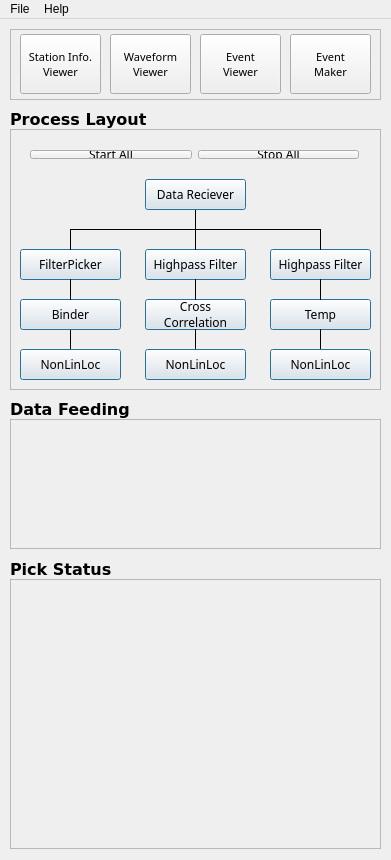
<?xml version="1.0" encoding="UTF-8"?>
<ui version="4.0">
 <class>MainWindow</class>
 <widget class="QMainWindow" name="MainWindow">
  <property name="geometry">
   <rect>
    <x>0</x>
    <y>0</y>
    <width>391</width>
    <height>860</height>
   </rect>
  </property>
  <property name="minimumSize">
   <size>
    <width>0</width>
    <height>603</height>
   </size>
  </property>
  <property name="maximumSize">
   <size>
    <width>1000</width>
    <height>1024</height>
   </size>
  </property>
  <property name="windowTitle">
   <string>KGminer Control Panel</string>
  </property>
  <widget class="QWidget" name="centralWidget">
   <widget class="QFrame" name="processFrame">
    <property name="geometry">
     <rect>
      <x>10</x>
      <y>110</y>
      <width>371</width>
      <height>261</height>
     </rect>
    </property>
    <property name="frameShape">
     <enum>QFrame::StyledPanel</enum>
    </property>
    <property name="frameShadow">
     <enum>QFrame::Raised</enum>
    </property>
    <widget class="QPushButton" name="filterpickerB">
     <property name="geometry">
      <rect>
       <x>10</x>
       <y>120</y>
       <width>101</width>
       <height>31</height>
      </rect>
     </property>
     <property name="font">
      <font>
       <family>Sans Serif</family>
       <italic>false</italic>
      </font>
     </property>
     <property name="styleSheet">
      <string notr="true"/>
     </property>
     <property name="text">
      <string>FilterPicker</string>
     </property>
     <property name="default">
      <bool>true</bool>
     </property>
     <property name="flat">
      <bool>false</bool>
     </property>
    </widget>
    <widget class="QPushButton" name="xcorrB">
     <property name="geometry">
      <rect>
       <x>135</x>
       <y>170</y>
       <width>101</width>
       <height>31</height>
      </rect>
     </property>
     <property name="font">
      <font>
       <family>Sans Serif</family>
       <italic>false</italic>
      </font>
     </property>
     <property name="styleSheet">
      <string notr="true"/>
     </property>
     <property name="text">
      <string>Cross
Correlation</string>
     </property>
     <property name="default">
      <bool>true</bool>
     </property>
     <property name="flat">
      <bool>false</bool>
     </property>
    </widget>
    <widget class="QPushButton" name="tempB">
     <property name="geometry">
      <rect>
       <x>260</x>
       <y>170</y>
       <width>101</width>
       <height>31</height>
      </rect>
     </property>
     <property name="font">
      <font>
       <family>Sans Serif</family>
       <italic>false</italic>
      </font>
     </property>
     <property name="styleSheet">
      <string notr="true"/>
     </property>
     <property name="text">
      <string>Temp</string>
     </property>
     <property name="default">
      <bool>true</bool>
     </property>
     <property name="flat">
      <bool>false</bool>
     </property>
    </widget>
    <widget class="QPushButton" name="highpass1B">
     <property name="geometry">
      <rect>
       <x>135</x>
       <y>120</y>
       <width>101</width>
       <height>31</height>
      </rect>
     </property>
     <property name="font">
      <font>
       <family>Sans Serif</family>
       <italic>false</italic>
      </font>
     </property>
     <property name="styleSheet">
      <string notr="true"/>
     </property>
     <property name="text">
      <string>Highpass Filter</string>
     </property>
     <property name="default">
      <bool>true</bool>
     </property>
     <property name="flat">
      <bool>false</bool>
     </property>
    </widget>
    <widget class="QPushButton" name="highpass2B">
     <property name="geometry">
      <rect>
       <x>260</x>
       <y>120</y>
       <width>101</width>
       <height>31</height>
      </rect>
     </property>
     <property name="font">
      <font>
       <family>Sans Serif</family>
       <italic>false</italic>
      </font>
     </property>
     <property name="styleSheet">
      <string notr="true"/>
     </property>
     <property name="text">
      <string>Highpass Filter</string>
     </property>
     <property name="default">
      <bool>true</bool>
     </property>
     <property name="flat">
      <bool>false</bool>
     </property>
    </widget>
    <widget class="Line" name="line">
     <property name="geometry">
      <rect>
       <x>175</x>
       <y>80</y>
       <width>20</width>
       <height>41</height>
      </rect>
     </property>
     <property name="frameShadow">
      <enum>QFrame::Plain</enum>
     </property>
     <property name="orientation">
      <enum>Qt::Vertical</enum>
     </property>
    </widget>
    <widget class="Line" name="line_2">
     <property name="geometry">
      <rect>
       <x>175</x>
       <y>150</y>
       <width>20</width>
       <height>21</height>
      </rect>
     </property>
     <property name="frameShadow">
      <enum>QFrame::Plain</enum>
     </property>
     <property name="orientation">
      <enum>Qt::Vertical</enum>
     </property>
    </widget>
    <widget class="Line" name="line_3">
     <property name="geometry">
      <rect>
       <x>175</x>
       <y>200</y>
       <width>20</width>
       <height>21</height>
      </rect>
     </property>
     <property name="frameShadow">
      <enum>QFrame::Plain</enum>
     </property>
     <property name="orientation">
      <enum>Qt::Vertical</enum>
     </property>
    </widget>
    <widget class="Line" name="line_4">
     <property name="geometry">
      <rect>
       <x>300</x>
       <y>200</y>
       <width>20</width>
       <height>21</height>
      </rect>
     </property>
     <property name="frameShadow">
      <enum>QFrame::Plain</enum>
     </property>
     <property name="orientation">
      <enum>Qt::Vertical</enum>
     </property>
    </widget>
    <widget class="Line" name="line_5">
     <property name="geometry">
      <rect>
       <x>50</x>
       <y>200</y>
       <width>20</width>
       <height>20</height>
      </rect>
     </property>
     <property name="frameShadow">
      <enum>QFrame::Plain</enum>
     </property>
     <property name="orientation">
      <enum>Qt::Vertical</enum>
     </property>
    </widget>
    <widget class="Line" name="line_6">
     <property name="geometry">
      <rect>
       <x>300</x>
       <y>150</y>
       <width>20</width>
       <height>21</height>
      </rect>
     </property>
     <property name="frameShadow">
      <enum>QFrame::Plain</enum>
     </property>
     <property name="orientation">
      <enum>Qt::Vertical</enum>
     </property>
    </widget>
    <widget class="Line" name="line_7">
     <property name="geometry">
      <rect>
       <x>60</x>
       <y>90</y>
       <width>251</width>
       <height>20</height>
      </rect>
     </property>
     <property name="frameShadow">
      <enum>QFrame::Plain</enum>
     </property>
     <property name="orientation">
      <enum>Qt::Horizontal</enum>
     </property>
    </widget>
    <widget class="Line" name="line_8">
     <property name="geometry">
      <rect>
       <x>300</x>
       <y>100</y>
       <width>20</width>
       <height>21</height>
      </rect>
     </property>
     <property name="frameShadow">
      <enum>QFrame::Plain</enum>
     </property>
     <property name="orientation">
      <enum>Qt::Vertical</enum>
     </property>
    </widget>
    <widget class="Line" name="line_9">
     <property name="geometry">
      <rect>
       <x>50</x>
       <y>100</y>
       <width>20</width>
       <height>21</height>
      </rect>
     </property>
     <property name="frameShadow">
      <enum>QFrame::Plain</enum>
     </property>
     <property name="orientation">
      <enum>Qt::Vertical</enum>
     </property>
    </widget>
    <widget class="QPushButton" name="binderB">
     <property name="geometry">
      <rect>
       <x>10</x>
       <y>170</y>
       <width>101</width>
       <height>31</height>
      </rect>
     </property>
     <property name="font">
      <font>
       <family>Sans Serif</family>
       <italic>false</italic>
      </font>
     </property>
     <property name="styleSheet">
      <string notr="true"/>
     </property>
     <property name="text">
      <string>Binder</string>
     </property>
     <property name="default">
      <bool>true</bool>
     </property>
     <property name="flat">
      <bool>false</bool>
     </property>
    </widget>
    <widget class="Line" name="line_10">
     <property name="geometry">
      <rect>
       <x>50</x>
       <y>150</y>
       <width>20</width>
       <height>21</height>
      </rect>
     </property>
     <property name="frameShadow">
      <enum>QFrame::Plain</enum>
     </property>
     <property name="orientation">
      <enum>Qt::Vertical</enum>
     </property>
    </widget>
    <widget class="QPushButton" name="loc1B">
     <property name="geometry">
      <rect>
       <x>10</x>
       <y>220</y>
       <width>101</width>
       <height>31</height>
      </rect>
     </property>
     <property name="font">
      <font>
       <family>Sans Serif</family>
       <italic>false</italic>
      </font>
     </property>
     <property name="styleSheet">
      <string notr="true"/>
     </property>
     <property name="text">
      <string>NonLinLoc</string>
     </property>
     <property name="default">
      <bool>true</bool>
     </property>
     <property name="flat">
      <bool>false</bool>
     </property>
    </widget>
    <widget class="QPushButton" name="datarecieverB">
     <property name="geometry">
      <rect>
       <x>135</x>
       <y>50</y>
       <width>101</width>
       <height>31</height>
      </rect>
     </property>
     <property name="font">
      <font>
       <family>Sans Serif</family>
       <italic>false</italic>
      </font>
     </property>
     <property name="styleSheet">
      <string notr="true"/>
     </property>
     <property name="text">
      <string>Data Reciever</string>
     </property>
     <property name="default">
      <bool>true</bool>
     </property>
     <property name="flat">
      <bool>false</bool>
     </property>
    </widget>
    <widget class="QWidget" name="horizontalLayoutWidget">
     <property name="geometry">
      <rect>
       <x>9</x>
       <y>10</y>
       <width>351</width>
       <height>31</height>
      </rect>
     </property>
     <layout class="QHBoxLayout" name="horizontalLayout">
      <item>
       <widget class="QPushButton" name="startEWButton">
        <property name="font">
         <font>
          <family>Sans Serif</family>
          <pointsize>9</pointsize>
         </font>
        </property>
        <property name="text">
         <string>Start All</string>
        </property>
        <property name="flat">
         <bool>false</bool>
        </property>
       </widget>
      </item>
      <item>
       <widget class="QPushButton" name="stopEWButton">
        <property name="font">
         <font>
          <family>Sans Serif</family>
          <pointsize>9</pointsize>
         </font>
        </property>
        <property name="text">
         <string>Stop All</string>
        </property>
       </widget>
      </item>
     </layout>
    </widget>
    <widget class="QPushButton" name="loc2B">
     <property name="geometry">
      <rect>
       <x>135</x>
       <y>220</y>
       <width>101</width>
       <height>31</height>
      </rect>
     </property>
     <property name="font">
      <font>
       <family>Sans Serif</family>
       <italic>false</italic>
      </font>
     </property>
     <property name="styleSheet">
      <string notr="true"/>
     </property>
     <property name="text">
      <string>NonLinLoc</string>
     </property>
     <property name="default">
      <bool>true</bool>
     </property>
     <property name="flat">
      <bool>false</bool>
     </property>
    </widget>
    <widget class="QPushButton" name="loc3B">
     <property name="geometry">
      <rect>
       <x>260</x>
       <y>220</y>
       <width>101</width>
       <height>31</height>
      </rect>
     </property>
     <property name="font">
      <font>
       <family>Sans Serif</family>
       <italic>false</italic>
      </font>
     </property>
     <property name="styleSheet">
      <string notr="true"/>
     </property>
     <property name="text">
      <string>NonLinLoc</string>
     </property>
     <property name="default">
      <bool>true</bool>
     </property>
     <property name="flat">
      <bool>false</bool>
     </property>
    </widget>
   </widget>
   <widget class="QFrame" name="statusFrame">
    <property name="geometry">
     <rect>
      <x>10</x>
      <y>400</y>
      <width>371</width>
      <height>130</height>
     </rect>
    </property>
    <property name="frameShape">
     <enum>QFrame::StyledPanel</enum>
    </property>
    <property name="frameShadow">
     <enum>QFrame::Raised</enum>
    </property>
   </widget>
   <widget class="QFrame" name="functionFrame">
    <property name="geometry">
     <rect>
      <x>10</x>
      <y>10</y>
      <width>371</width>
      <height>71</height>
     </rect>
    </property>
    <property name="frameShape">
     <enum>QFrame::StyledPanel</enum>
    </property>
    <property name="frameShadow">
     <enum>QFrame::Raised</enum>
    </property>
    <widget class="QPushButton" name="swarmButton">
     <property name="geometry">
      <rect>
       <x>100</x>
       <y>5</y>
       <width>81</width>
       <height>60</height>
      </rect>
     </property>
     <property name="font">
      <font>
       <family>Abyssinica SIL</family>
       <pointsize>8</pointsize>
       <italic>false</italic>
      </font>
     </property>
     <property name="styleSheet">
      <string notr="true"/>
     </property>
     <property name="text">
      <string>Waveform
Viewer</string>
     </property>
    </widget>
    <widget class="QPushButton" name="eventViewerButton">
     <property name="geometry">
      <rect>
       <x>190</x>
       <y>5</y>
       <width>81</width>
       <height>60</height>
      </rect>
     </property>
     <property name="font">
      <font>
       <family>Abyssinica SIL</family>
       <pointsize>8</pointsize>
       <italic>false</italic>
      </font>
     </property>
     <property name="styleSheet">
      <string notr="true"/>
     </property>
     <property name="text">
      <string>Event
Viewer</string>
     </property>
    </widget>
    <widget class="QPushButton" name="dataExtractorButton">
     <property name="geometry">
      <rect>
       <x>280</x>
       <y>5</y>
       <width>81</width>
       <height>60</height>
      </rect>
     </property>
     <property name="font">
      <font>
       <family>Abyssinica SIL</family>
       <pointsize>8</pointsize>
       <italic>false</italic>
      </font>
     </property>
     <property name="styleSheet">
      <string notr="true"/>
     </property>
     <property name="text">
      <string>Event
Maker</string>
     </property>
    </widget>
    <widget class="QPushButton" name="stainfoButton">
     <property name="geometry">
      <rect>
       <x>10</x>
       <y>5</y>
       <width>81</width>
       <height>60</height>
      </rect>
     </property>
     <property name="font">
      <font>
       <family>Abyssinica SIL</family>
       <pointsize>8</pointsize>
       <italic>false</italic>
      </font>
     </property>
     <property name="styleSheet">
      <string notr="true"/>
     </property>
     <property name="text">
      <string>Station Info.
Viewer</string>
     </property>
    </widget>
   </widget>
   <widget class="QLabel" name="incomingLabel">
    <property name="geometry">
     <rect>
      <x>10</x>
      <y>380</y>
      <width>181</width>
      <height>21</height>
     </rect>
    </property>
    <property name="font">
     <font>
      <family>DejaVu Sans</family>
      <pointsize>12</pointsize>
      <weight>75</weight>
      <bold>true</bold>
     </font>
    </property>
    <property name="text">
     <string>Data Feeding</string>
    </property>
   </widget>
   <widget class="QLabel" name="processLabel">
    <property name="geometry">
     <rect>
      <x>10</x>
      <y>90</y>
      <width>211</width>
      <height>21</height>
     </rect>
    </property>
    <property name="font">
     <font>
      <family>DejaVu Sans</family>
      <pointsize>12</pointsize>
      <weight>75</weight>
      <bold>true</bold>
     </font>
    </property>
    <property name="text">
     <string>Process Layout</string>
    </property>
   </widget>
   <widget class="QLabel" name="pickLabel">
    <property name="geometry">
     <rect>
      <x>10</x>
      <y>540</y>
      <width>211</width>
      <height>21</height>
     </rect>
    </property>
    <property name="font">
     <font>
      <family>DejaVu Sans</family>
      <pointsize>12</pointsize>
      <weight>75</weight>
      <bold>true</bold>
     </font>
    </property>
    <property name="text">
     <string>Pick Status</string>
    </property>
   </widget>
   <widget class="QFrame" name="pickframe">
    <property name="geometry">
     <rect>
      <x>10</x>
      <y>560</y>
      <width>371</width>
      <height>270</height>
     </rect>
    </property>
    <property name="frameShape">
     <enum>QFrame::StyledPanel</enum>
    </property>
    <property name="frameShadow">
     <enum>QFrame::Raised</enum>
    </property>
   </widget>
  </widget>
  <widget class="QMenuBar" name="menuBar">
   <property name="geometry">
    <rect>
     <x>0</x>
     <y>0</y>
     <width>391</width>
     <height>25</height>
    </rect>
   </property>
   <widget class="QMenu" name="menuFile">
    <property name="title">
     <string>File</string>
    </property>
    <widget class="QMenu" name="actionLanguage">
     <property name="title">
      <string>Language</string>
     </property>
     <addaction name="actionEnglish"/>
     <addaction name="actionKorean"/>
    </widget>
    <widget class="QMenu" name="actionStation">
     <property name="title">
      <string>Config stations Info.</string>
     </property>
     <addaction name="actionConfigStaInfo"/>
     <addaction name="actionLoadStaFile"/>
    </widget>
    <addaction name="separator"/>
    <addaction name="actionStation"/>
    <addaction name="separator"/>
    <addaction name="actionImportData"/>
    <addaction name="actionDataMonitor"/>
    <addaction name="separator"/>
    <addaction name="actionLanguage"/>
    <addaction name="separator"/>
    <addaction name="actionExit"/>
   </widget>
   <widget class="QMenu" name="menuHelp">
    <property name="title">
     <string>Help</string>
    </property>
    <addaction name="actionAbout_KGminer"/>
   </widget>
   <addaction name="menuFile"/>
   <addaction name="menuHelp"/>
  </widget>
  <action name="actionExit">
   <property name="text">
    <string>Exit</string>
   </property>
  </action>
  <action name="actionEnglish">
   <property name="text">
    <string>English</string>
   </property>
  </action>
  <action name="actionKorean">
   <property name="text">
    <string>Korean</string>
   </property>
  </action>
  <action name="menuNewStaInfo">
   <property name="text">
    <string>Config new stations Info.</string>
   </property>
  </action>
  <action name="menuLoadStaFile">
   <property name="text">
    <string>Load a station file</string>
   </property>
  </action>
  <action name="menuImportTank">
   <property name="text">
    <string>Import a tank file</string>
   </property>
  </action>
  <action name="actionConfigStaInfo">
   <property name="text">
    <string>Config new stations Info.</string>
   </property>
  </action>
  <action name="actionLoadStaFile">
   <property name="text">
    <string>Load a station file</string>
   </property>
  </action>
  <action name="menuMakeTank">
   <property name="text">
    <string>Make a tank file</string>
   </property>
  </action>
  <action name="actionAdd_stations">
   <property name="text">
    <string>Add stations </string>
   </property>
  </action>
  <action name="menuChangeLocators">
   <property name="text">
    <string>Change Locators</string>
   </property>
  </action>
  <action name="actionImportData">
   <property name="text">
    <string>Import data</string>
   </property>
  </action>
  <action name="actionDataMonitor">
   <property name="text">
    <string>Data availlability monitor</string>
   </property>
  </action>
  <action name="actionAbout_KGminer">
   <property name="text">
    <string>About KGminer</string>
   </property>
  </action>
 </widget>
 <layoutdefault spacing="6" margin="11"/>
 <resources/>
 <connections/>
</ui>
